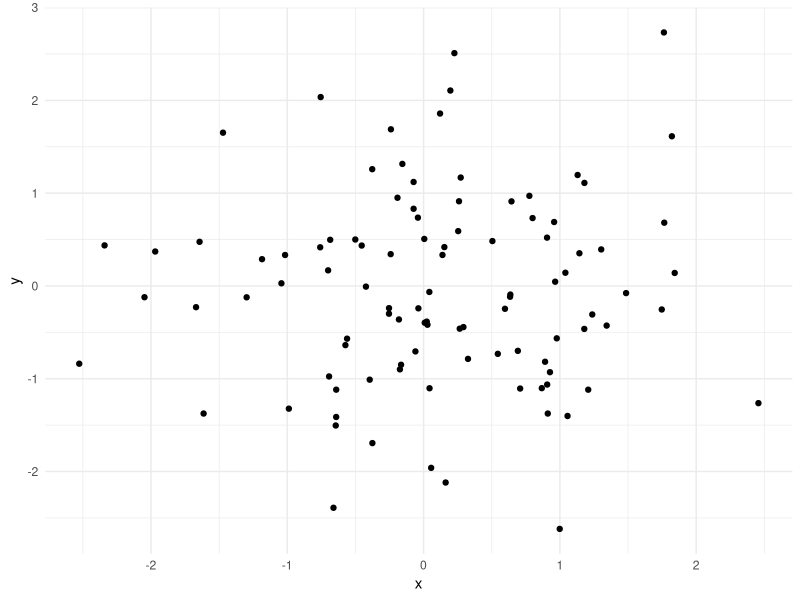
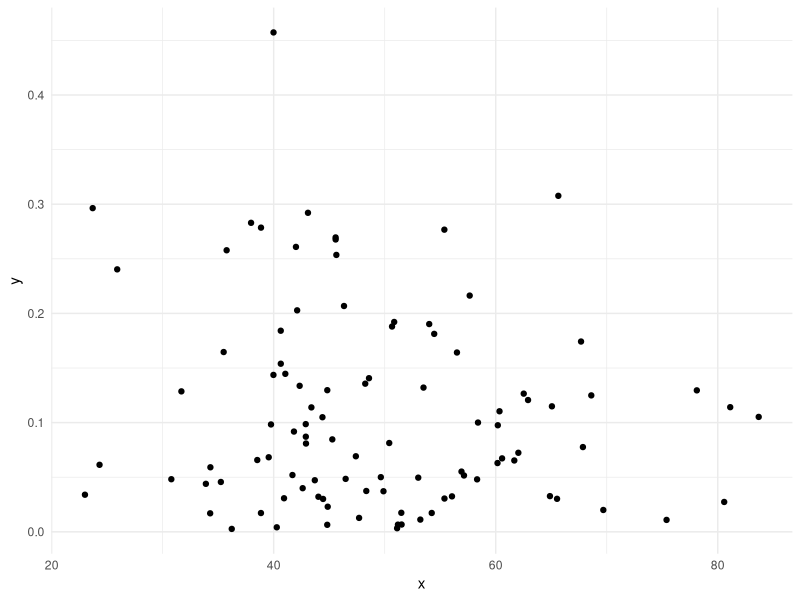

Generate these figures, in order, with R:
## ---- chunk 1

print('Welcome Saturday')
## ---- chunk 2
# This is second work!
print('Unwelcome Monday')
## ---- chunk 3
1+1
## ---- chunk 4
library("tidyverse")
df <- tibble(x = c(1,2,3)) |> 
  mutate(y = x*2)
## ---- chunk 5
df2 <- df |> 
  mutate(z = y*2)
## ---- chunk 6
df3 <- df2 |> 
  group_by(x) |> 
  summarise(x, mean(y))
## ---- chunk 7
library(tidyverse)
ggplot(data = data.frame(x = rnorm(100),
                         y = rnorm(100)),
       mapping = aes(x=x,
                     y=y)) + 
  geom_point() +
  theme_minimal()
## ---- chunk 8
library(tidyverse)
ggplot(data = data.frame(x = rchisq(100, 0, 50),
                         y = rbeta(100, 1, 8)),
       mapping = aes(x=x,
                     y=y)) + 
  geom_point() +
  theme_minimal()
